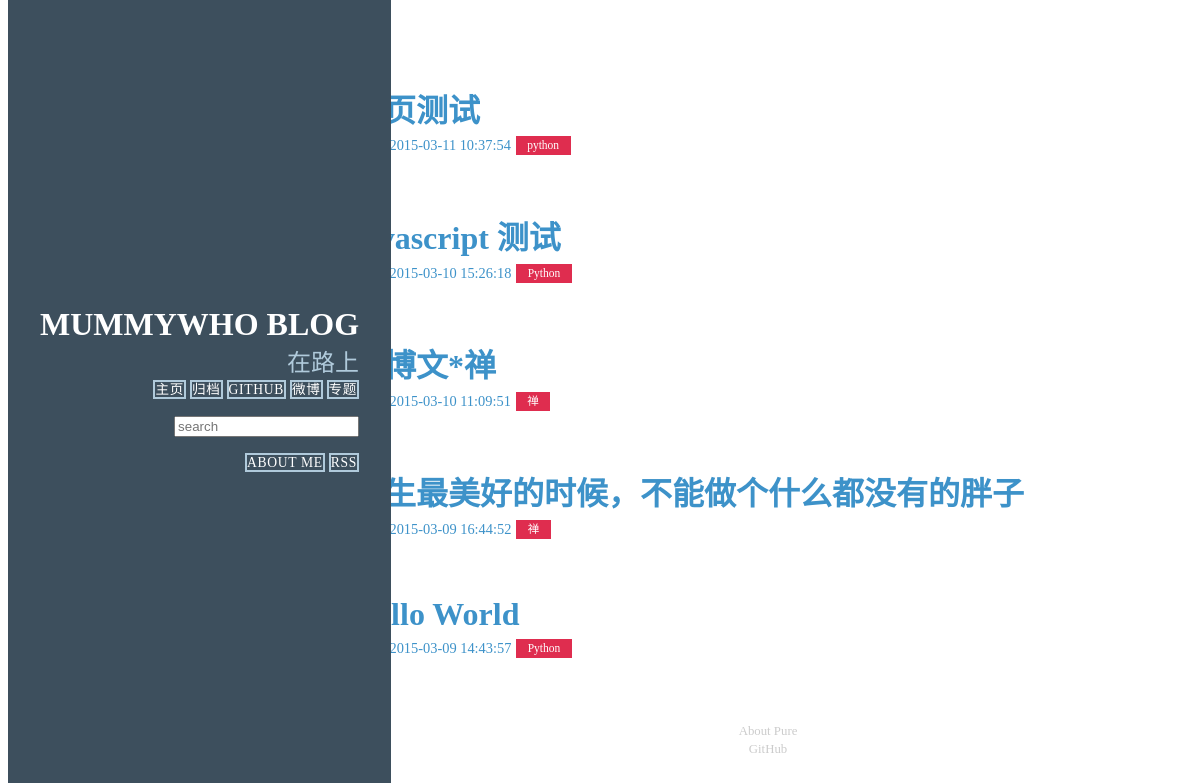
Before: /archives/ with the older database file.
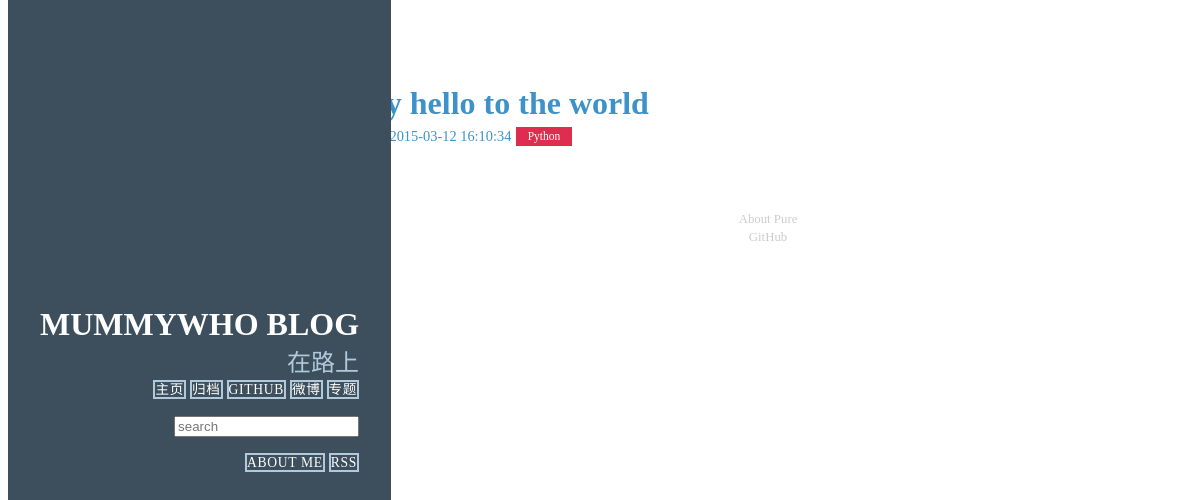
After: the same page with the newer database file.
### article/models.py (models this page shows, shortened)
class Article(models.Model) :
    title = models.CharField(max_length = 100)  #博客题目
    category = models.CharField(max_length = 50, blank = True)  #博客标签
    date_time = models.DateTimeField(auto_now_add = True)  #博客日期
    content = RichTextField('内容', config_name = 'mummy_default')
    class Meta:  #按时间下降排序
        ordering = ['-date_time']

### article/views.py (the view)
# urls.py: url(r'^archives/$', 'article.views.archives', name = 'archives'),
def archives(request) :
    try:
        post_list = Article.objects.all()
    except Article.DoesNotExist :
        raise Http404
    return render(request, 'archives.html', {'post_list' : post_list,'error' : False})

### templates/archives.html
﻿{% extends "base.html" %}
{% block content %}
<div class="posts">
    {% if error %}
        <h2 class="post-title">没有相关文章题目</a></h2>
    {% else %}
    {% for post in post_list %}
        <section class="post">
            <header class="post-header">
                <h2 class="post-title"><a href="{% url 'detail' id=post.id %}">{{ post.title }}</a></h2>
                    <p class="post-meta">
                        Time:  <a class="post-author" href="#">{{ post.date_time |date:"Y-m-d H:i:s"}}</a> <a class="post-category post-category-js" href="{% url 'search_tag' tag=post.category %}">{{ post.category }}</a>
                    </p>
            </header>
        </section>
    {% endfor %}
     {% endif %}
</div>
{% endblock %}

Changed rows visible on the page:
removed Article: title "分页测试", date_time "2015-03-11 10:37:54", category "python"
removed Article: title "javascript 测试", date_time "2015-03-10 15:26:18", category "Python"
removed Article: title "长博文*禅", date_time "2015-03-10 11:09:51", category "禅"
removed Article: title "人生最美好的时候，不能做个什么都没有的胖子", date_time "2015-03-09 16:44:52", category "禅"
removed Article: title "Hello World", date_time "2015-03-09 14:43:57", category "Python"
added Article: title "Say hello to the world", date_time "2015-03-12 16:10:34", category "Python"
